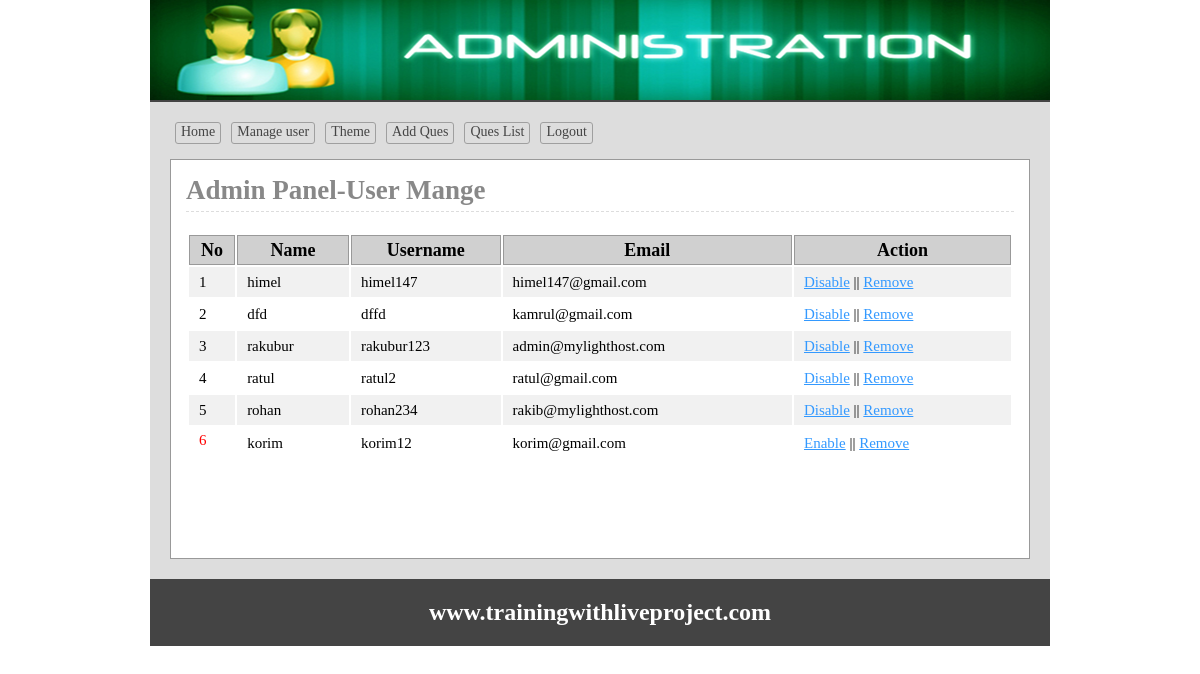
The app's page /admin/users.php (signed in) with its own data.
### tables this page shows
CREATE TABLE `tbl_user` (
  `userId` int(11) NOT NULL,
  `name` varchar(100) NOT NULL,
  `username` varchar(100) NOT NULL,
  `password` varchar(255) NOT NULL,
  `email` varchar(255) NOT NULL,
  `status` int(11) NOT NULL DEFAULT 0
);

### lib/Database.php (called while the page is built, shortened)
<?php
Class Database{
	public $host   = DB_HOST;
	public $user   = DB_USER;
	public $pass   = DB_PASS;
	public $dbname = DB_NAME;
	public $link;
	private function connectDB(){
	$this->link = new mysqli($this->host, $this->user, $this->pass, $this->dbname);
 }
	public function select($query){
		$result = $this->link->query($query) or die($this->link->error.__LINE__);
		if($result->num_rows > 0){
			return $result;
		} else {
			return false;
		}
	}
}

### classes/User.php (called while the page is built, shortened)
<?php
	$filepath = realpath(dirname(__FILE__));
	include_once($filepath."/../lib/Database.php");
	class User
	{
		private $db;
		public function __construct()
		{
			$this->db = new Database();
		}
		public function getAllUser()
		{
			$query = "SELECT * FROM tbl_user ORDER BY userId DESC ";
			$result = $this->db->select($query);
			return $result;
		}
	}
?>

### admin/users.php (the view, shortened to what this page needs)
<?php
    $filepath = realpath(dirname(__FILE__));
	include_once ($filepath.'/inc/header.php');
	include_once ($filepath.'/../classes/User.php');
	$usr = new User();
?>
<div class="main">
<h1>Admin Panel-User Mange</h1>
	<div class="manageuser">
		<table class="tblone">
			<tr>
				<th>No</th>
				<th>Name</th>
				<th>Username</th>
				<th>Email</th>
				<th>Action</th>
			</tr>
<?php
	$getUser = $usr->getAllUser();
	if($getUser != FALSE)
	{
		$i = 0;
		while($value = $getUser->fetch_assoc())
		{
?>
			<tr>
			<?php
				if($value['status'] == 1)
				{
			?>
					<td><?php echo "<span class='error'> ".++$i." </span>"; ?></td>
			<?php
				}else{
			?>
					<td><?php echo "<span class=''> ".++$i." </span>"; ?></td>
			<?php
				}
			?>
				<td><?php echo $value['name'];  ?></td>
				<td><?php echo $value['username'];  ?></td>
				<td><?php echo $value['email'];  ?></td>
				<td>
				<?php
					if($value['status'] == 0)
					{
				?>
					<a onclick="return confirm('Are You sure to Disable');" href="?dis=<?php  echo $value['userId'];  ?>">Disable</a>
				<?php
					}else{
				?>
				<a onclick="return confirm('Are You sure to Disable');" href="?enb=<?php  echo $value['userId'];  ?>">Enable</a>
				<?php
					}
				?>
					|| <a onclick="return confirm('Are You sure to Disable');"  href="?rem=<?php echo $value['userId'];  ?>">Remove</a>
				</td>
			</tr>
<?php } } ?>
		</table>
	</div>
</div>
<?php include 'inc/footer.php'; ?>

### admin/inc/header.php (shortened to what this page needs)
<?php
    include_once ("../lib/Database.php");
?>
<!doctype html>
<html>
<head>
	<link rel="stylesheet" href="css/admin.css">
</head>
<body>
<div class="phpcoding">
	<section class="headeroption"></section>
		<section class="maincontent">
		<div class="menu">
		<ul>
			<li><a href="index.php">Home</a></li>
			<li><a href="users.php">Manage user</a></li>
			<li><a href="theme.php">Theme</a></li>
			<li><a href="quesadd.php">Add Ques</a></li>
			<li><a href="queslist.php">Ques List</a></li>
			<li><a href="?action=logout">Logout</a></li>
		</ul>
	 </div>

### admin/inc/footer.php
 </section>
<section class="footeroption">
		<h2><?php echo "www.trainingwithliveproject.com"; ?></h2>
	</section>
</div>
</body>
</html>

### admin/css/admin.css (style rules this page uses)
* { margin:0;padding:0;outline:none }
body { font-family:verdana }
.phpcoding { width:900px; margin: 0 auto;background:#ddd }
.headeroption { background: #444 url("../img/adminbanner.png") no-repeat scroll 0 0; border-bottom: 2px solid #444444; height: 100px; }
.footeroption { background:#444;color:#fff;text-align:center;padding:20px; }
.headeroption h2, .footeroption h2 { margin:0;font-size:24px }
.maincontent { font-size: 18px; min-height: 430px; padding: 20px; }
.error { color: red; display: block; padding-bottom: 5px; }
.tblone { width:100%;border:1px solid #fff;margin:20px 0 }
.tblone td { font-size: 15px; padding: 5px 10px; }
table.tblone th { background-color: #d0d0d0; border: 1px solid #999; }
table.tblone tr:nth-child(2n+1) { background:#fff;height:30px; }
table.tblone tr:nth-child(2n) { background:#f1f1f1;height:30px; }
.tblone td a { color:#3399FF; }
.main { background: #fff none repeat scroll 0 0; border: 1px solid #999; margin-top: 10px; min-height: 368px; padding: 15px; width: 828px; }
.main h1 { border-bottom: 1px dashed #ddd; color: #888; margin: 0 0 5px; padding-bottom: 5px; }
.menu { overflow:hidden; }
.menu ul { margin:0;padding:0;list-style:none }
.menu ul li { display:block;float:left; }
.menu ul li a { border: 1px solid #9f9f9f; border-radius: 3px; color: #444; display: block; font-size: 14px; margin: 0 5px 5px; padding: 1px 5px 3px; text-decoration: none; }

### records on screen
tbl_user: name "himel", username "himel147", email "himel147@gmail.com"
tbl_user: name "dfd", username "dffd", email "kamrul@gmail.com"
tbl_user: name "rakubur", username "rakubur123", email "admin@mylighthost.com"
tbl_user: name "ratul", username "ratul2", email "ratul@gmail.com"
tbl_user: name "rohan", username "rohan234", email "rakib@mylighthost.com"
tbl_user: name "korim", username "korim12", email "korim@gmail.com"
